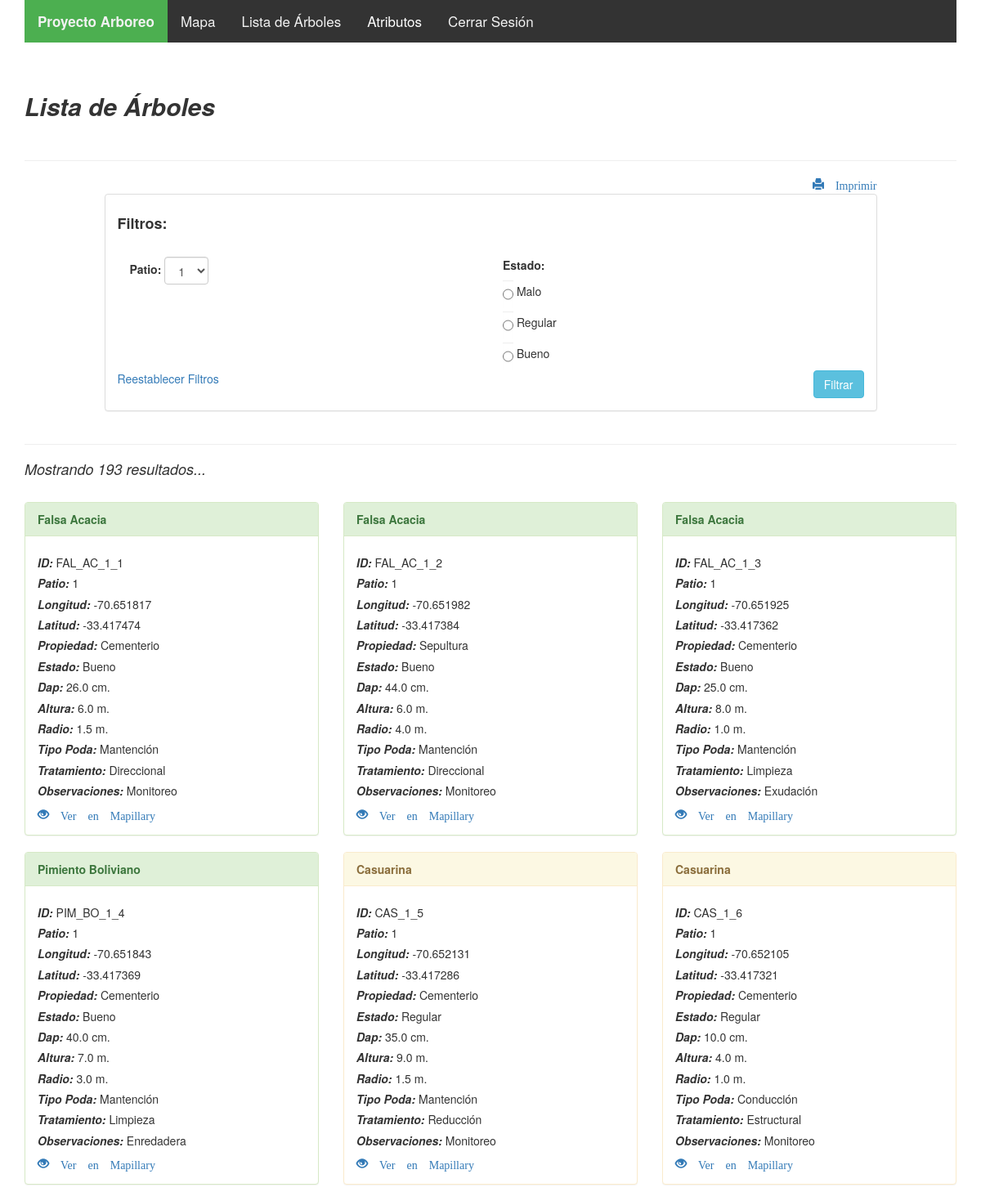
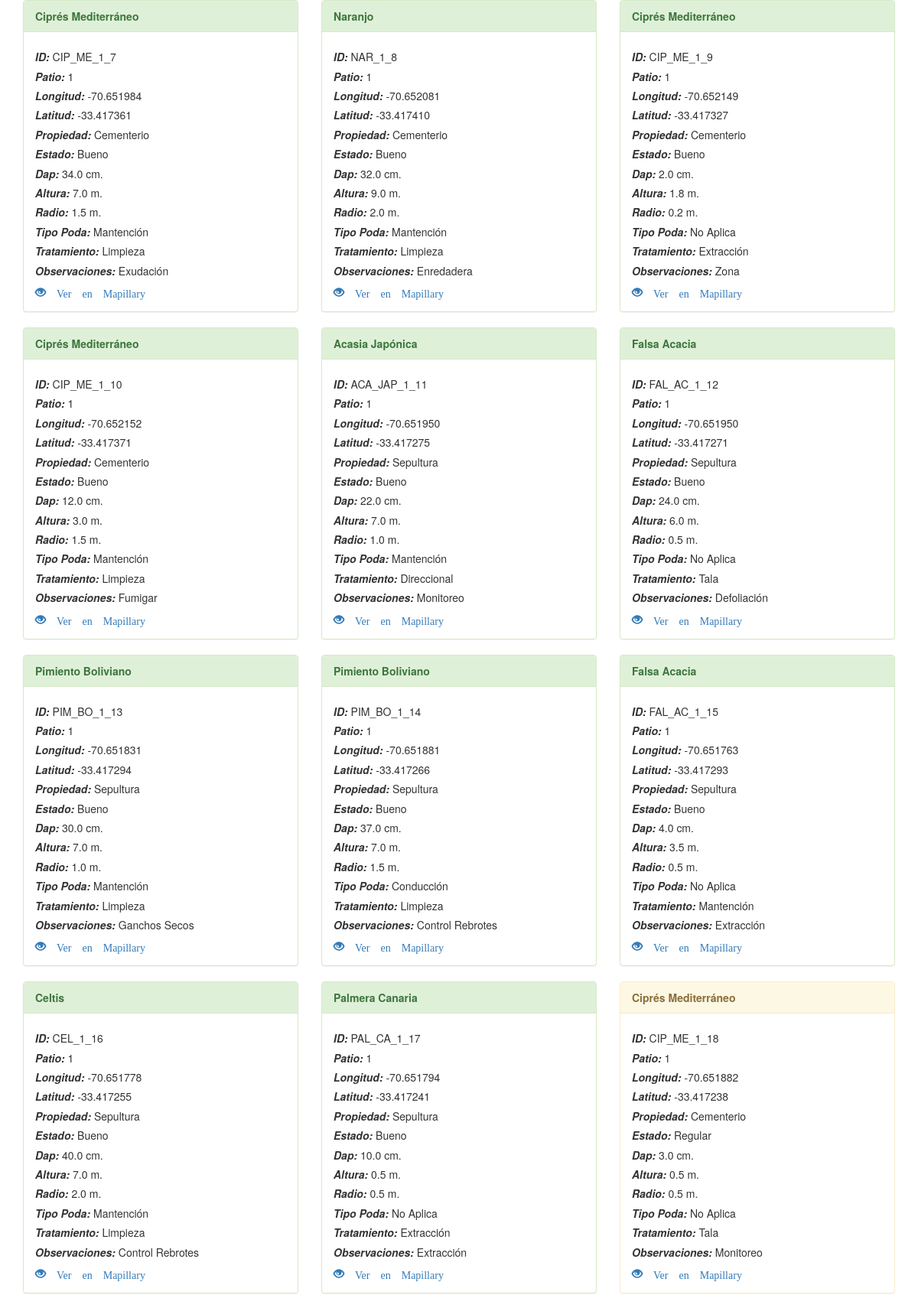
The page /Vista/ListaDeArboles.php (upper part) on the database its author committed (2 pictures, top to bottom).
### tables this page shows
CREATE TABLE `estado` (
  `id_estado` int(11) NOT NULL,
  `estado` varchar(15) NOT NULL
);

CREATE TABLE `registro` (
  `n_registro` int(11) NOT NULL,
  `id_registro` varchar(15) NOT NULL,
  `id_patio` int(11) NOT NULL,
  `id_especie` varchar(7) NOT NULL,
  `longitud` decimal(8,6) NOT NULL,
  `latitud` decimal(8,6) NOT NULL,
  `id_propiedad` int(11) NOT NULL,
  `id_estado` int(11) NOT NULL,
  `dap_cm` double(5,1) NOT NULL,
  `altura_m` double(5,1) NOT NULL,
  `radio_m` double(5,1) NOT NULL,
  `id_tipopoda` int(11) NOT NULL,
  `id_tratamiento` int(11) NOT NULL,
  `id_observaciones` int(11) NOT NULL,
  `fecha` datetime NOT NULL DEFAULT CURRENT_TIMESTAMP ON UPDATE CURRENT_TIMESTAMP
);

CREATE TABLE `especie` (
  `id_especie` varchar(7) NOT NULL,
  `nom_comun` varchar(50) NOT NULL,
  `nom_cientifico` varchar(75) DEFAULT NULL,
  `id_tipoespecie` int(11) NOT NULL
);

CREATE TABLE `patio` (
  `id_patio` int(11) NOT NULL,
  `n_patio` int(11) NOT NULL
);

CREATE TABLE `propiedad` (
  `id_propiedad` int(11) NOT NULL,
  `propiedad` varchar(15) NOT NULL
);

CREATE TABLE `tipo_poda` (
  `id_tipopoda` int(11) NOT NULL,
  `tipo_poda` varchar(25) NOT NULL
);

CREATE TABLE `tratamiento` (
  `id_tratamiento` int(11) NOT NULL,
  `tratamiento` varchar(25) NOT NULL
);

CREATE TABLE `observaciones` (
  `id_observaciones` int(11) NOT NULL,
  `observaciones` varchar(25) NOT NULL
);

### Modelo/registro.class.php (called while the page is built, shortened)
<?php
class registro {
    function obtenerTodos() {
        global $gbd;
        $sql = "SELECT A.n_registro, A.id_registro, B.n_patio, C.nom_comun, A.longitud, A.latitud, D.propiedad, E.estado, A.dap_cm, A.altura_m, A.radio_m, F.tipo_poda, G.tratamiento, H.observaciones "
                . "FROM registro A "
                . "INNER JOIN patio B ON A.id_patio = B.id_patio "
                . "INNER JOIN especie C ON A.id_especie = C.id_especie "
                . "INNER JOIN propiedad D ON A.id_propiedad = D.id_propiedad "
                . "INNER JOIN estado E ON A.id_estado = E.id_estado "
                . "INNER JOIN tipo_poda F ON A.id_tipopoda = F.id_tipopoda "
                . "INNER JOIN tratamiento G ON A.id_tratamiento = G.id_tratamiento "
                . "INNER JOIN observaciones H ON A.id_observaciones = H.id_observaciones "
                . "ORDER BY A.n_registro";
        $res = $gbd -> query($sql);
        if($res) {
            $row = $res -> fetchAll(PDO::FETCH_ASSOC);
            return $row;
        }else{
            return false;
        }
    }
}

### Vista/ListaDeArboles.php (the view, shortened to what this page needs)
<!DOCTYPE html>
<html>
    <head>
    </head>
    <body>
        <div class="noprint">
        <?php
        require ('../Modelo/conexion.class.php');
        require ('../Modelo/registro.class.php');
        $registro = new registro();
        $dataLista = $registro -> obtenerTodos();
        include('header.inc');
        ?>
        <br>
        </div>
        <div class="container">
        <div class="row">
            <div class="col-md-1"></div>
            <div class="col-md-1"></div>
        </div>
        <div class="row">
            <div class="col-md-12">
                <h2><i><b>Lista de Árboles</b></i></h2>
                <br>
                <hr>
            </div>
            <div class="col-md-1"></div>
            <div class="col-md-10 noprint">
                <a style="float: right" class="glyphicon glyphicon-print" href="javascript:window.print()"> Imprimir</a><br>
                <div class="panel panel-default">
                    <div class="panel-body">
                        <h4><b>Filtros:</b></h4>
                        <br>
                        <form class="form-inline" action="ListaDeArboles.php" method="GET">
                        <div class="col-md-6">
                            <div class="form-group">
                                <label for="id_patio"> Patio: </label>
                                <select class="form-control" name="id_patio" id="id_patio">
                                    <?php
                                    global $gbd;
                                    $sql = "SELECT * FROM patio";
                                    $res = $gbd -> query($sql);
                                    while ($row = $res -> fetch(PDO::FETCH_ASSOC)) {
                                        echo "<option value='".$row['id_patio']."'>".$row['n_patio']."</option>";
                                    }
                                    ?>
                                </select>
                            </div>
                        </div>
                        <div class="col-md-6">
                            <div class="form-group">
                                <label for="id_estado"> Estado:</label><br>
                                <div class="radio" >
                                    <?php
                                    global $gbd;
                                    $sql = "SELECT * FROM estado";
                                    $res = $gbd -> query($sql);
                                    while ($row = $res -> fetch(PDO::FETCH_ASSOC)) {
                                        echo "<label><input type='radio' class='form-control' name='id_estado' id='id_estado' value='".$row['id_estado']."'>  ".$row['estado']."</label><br>";
                                    }
                                ?>
                                </div>
                            </div><br>
                        </div>
                        <br>
                    <button type="submit" style="float: right" class="btn btn-info">Filtrar</button>
                    <a href="ListaDeArboles.php" class="stretched-link"> Reestablecer Filtros</a>
                        </form>
                    </div>
                </div>
            </div>
            <div class="col-md-1"></div>
            <div class="col-md-12">
                <hr>
                <span><h4><i>Mostrando <?php echo count($dataLista) ?> resultados...</i></h4></span><br>
            </div>
                <?php foreach($dataLista AS $value) { ?>
            <div class="col-md-4">
                <?php if ($value['estado'] == 'Bueno') { ?>
                <div class="panel panel-success">
                <?php } elseif ($value['estado'] == 'Regular') { ?>
                    <div class="panel panel-warning">
                <?php } elseif ($value['estado'] == 'Malo') { ?>
                    <div class="panel panel-danger">
                <?php } ?>
                    <div class="panel-heading"><b><?php echo $value['nom_comun'] ?></b></div>
                    <div class="panel-body">
                <?php
                            echo "<h5><i><b>ID:</i></b>  ".$value['id_registro']."</h5>";
                            echo "<h5><i><b>Patio:</i></b>  ".$value['n_patio']."</h5>";
                            echo "<h5><i><b>Longitud:</i></b>  ".$value['longitud']."</h5>";
                            echo "<h5><i><b>Latitud:</i></b>  ".$value['latitud']."</h5>";
                            echo "<h5><i><b>Propiedad:</i></b>  ".$value['propiedad']."</h5>";
                            echo "<h5><i><b>Estado:</i></b>  ".$value['estado']."</h5>";
                            echo "<h5><i><b>Dap:</i></b>  ".$value['dap_cm']." cm.</h5>";
                            echo "<h5><i><b>Altura:</i></b>  ".$value['altura_m']." m.</h5>";
                            echo "<h5><i><b>Radio:</i></b>  ".$value['radio_m']." m.</h5>";
                            echo "<h5><i><b>Tipo Poda:</i></b>  ".$value['tipo_poda']."</h5>";
                            echo "<h5><i><b>Tratamiento:</i></b>  ".$value['tratamiento']."</h5>";
                            echo "<h5><i><b>Observaciones:</i></b>  ".$value['observaciones']."</h5>";
                            echo "<a class='glyphicon glyphicon-eye-open noprint' href='https://www.mapillary.com/app/?lat=".$value['latitud']."&lng=".$value['longitud']."&z=20'> Ver en Mapillary</a>";
                            ?>
                    </div>
                </div>
            </div>
                    <?php } ?>
        </div>
            <br>
            <?php
                include('footer.inc');
            ?>
    </body>
</html>

### Vista/header.inc (shortened to what this page needs)
<!DOCTYPE html>
<html>
    <head>
        <link rel="stylesheet" href="https://maxcdn.bootstrapcdn.com/bootstrap/3.3.7/css/bootstrap.min.css">
        <link rel="stylesheet" href="http://cdn.datatables.net/1.10.15/css/jquery.dataTables.min.css">
    </head>
    <body>
        <div class="container">
            <div class="topnav" id="myTopnav">
                <a href="index.php" class="active"><b>Proyecto Arboreo</b></a>
                <a href="mapa.php">Mapa</a>
                <a href="ListaDeArboles.php">Lista de Árboles</a>
                <div class="dropdown">
                    <button class="dropbtn" href="login.php">Atributos
                    </button>
                </div>
                <a href="../Controlador/cerrarSesion.php">Cerrar Sesión</a>
            </div>
            <br>
        </div>

### Vista/footer.inc (shortened to what this page needs)
    </body>
</html>

### Vista/header.inc (style rules this page uses)
.topnav { background-color: #333; overflow: hidden; }
.topnav a { float: left; display: block; color: #f2f2f2; text-align: center; padding: 14px 16px; text-decoration: none; font-size: 17px; }
.active { background-color: #4CAF50; color: white; }
.dropdown { float: left; overflow: hidden; }
.dropdown .dropbtn { font-size: 17px; border: none; outline: none; color: white; padding: 14px 16px; background-color: inherit; font-family: inherit; margin: 0; }

### rows shown on the page
estado: estado "Malo"
estado: estado "Regular"
estado: estado "Bueno"
registro: id_especie.nom_comun "Falsa Acacia", id_registro "FAL_AC_1_1", id_patio.n_patio "1", longitud "-70.651817", latitud "-33.417474", id_propiedad.propiedad "Cementerio", id_estado.estado "Bueno", dap_cm "26.0", altura_m "6.0", radio_m "1.5", id_tipopoda.tipo_poda "Mantención", id_tratamiento.tratamiento "Direccional", id_observaciones.observaciones "Monitoreo"
registro: id_especie.nom_comun "Falsa Acacia", id_registro "FAL_AC_1_2", id_patio.n_patio "1", longitud "-70.651982", latitud "-33.417384", id_propiedad.propiedad "Sepultura", id_estado.estado "Bueno", dap_cm "44.0", altura_m "6.0", radio_m "4.0", id_tipopoda.tipo_poda "Mantención", id_tratamiento.tratamiento "Direccional", id_observaciones.observaciones "Monitoreo"
registro: id_especie.nom_comun "Falsa Acacia", id_registro "FAL_AC_1_3", id_patio.n_patio "1", longitud "-70.651925", latitud "-33.417362", id_propiedad.propiedad "Cementerio", id_estado.estado "Bueno", dap_cm "25.0", altura_m "8.0", radio_m "1.0", id_tipopoda.tipo_poda "Mantención", id_tratamiento.tratamiento "Limpieza", id_observaciones.observaciones "Exudación"
registro: id_especie.nom_comun "Pimiento Boliviano", id_registro "PIM_BO_1_4", id_patio.n_patio "1", longitud "-70.651843", latitud "-33.417369", id_propiedad.propiedad "Cementerio", id_estado.estado "Bueno", dap_cm "40.0", altura_m "7.0", radio_m "3.0", id_tipopoda.tipo_poda "Mantención", id_tratamiento.tratamiento "Limpieza", id_observaciones.observaciones "Enredadera"
registro: id_especie.nom_comun "Casuarina", id_registro "CAS_1_5", id_patio.n_patio "1", longitud "-70.652131", latitud "-33.417286", id_propiedad.propiedad "Cementerio", id_estado.estado "Regular", dap_cm "35.0", altura_m "9.0", radio_m "1.5", id_tipopoda.tipo_poda "Mantención", id_tratamiento.tratamiento "Reducción", id_observaciones.observaciones "Monitoreo"
registro: id_especie.nom_comun "Casuarina", id_registro "CAS_1_6", id_patio.n_patio "1", longitud "-70.652105", latitud "-33.417321", id_propiedad.propiedad "Cementerio", id_estado.estado "Regular", dap_cm "10.0", altura_m "4.0", radio_m "1.0", id_tipopoda.tipo_poda "Conducción", id_tratamiento.tratamiento "Estructural", id_observaciones.observaciones "Monitoreo"
registro: id_especie.nom_comun "Ciprés Mediterráneo", id_registro "CIP_ME_1_7", id_patio.n_patio "1", longitud "-70.651984", latitud "-33.417361", id_propiedad.propiedad "Cementerio", id_estado.estado "Bueno", dap_cm "34.0", altura_m "7.0", radio_m "1.5", id_tipopoda.tipo_poda "Mantención", id_tratamiento.tratamiento "Limpieza", id_observaciones.observaciones "Exudación"
registro: id_especie.nom_comun "Naranjo", id_registro "NAR_1_8", id_patio.n_patio "1", longitud "-70.652081", latitud "-33.417410", id_propiedad.propiedad "Cementerio", id_estado.estado "Bueno", dap_cm "32.0", altura_m "9.0", radio_m "2.0", id_tipopoda.tipo_poda "Mantención", id_tratamiento.tratamiento "Limpieza", id_observaciones.observaciones "Enredadera"
registro: id_especie.nom_comun "Ciprés Mediterráneo", id_registro "CIP_ME_1_9", id_patio.n_patio "1", longitud "-70.652149", latitud "-33.417327", id_propiedad.propiedad "Cementerio", id_estado.estado "Bueno", dap_cm "2.0", altura_m "1.8", radio_m "0.2", id_tipopoda.tipo_poda "No Aplica", id_tratamiento.tratamiento "Extracción", id_observaciones.observaciones "Zona"
registro: id_especie.nom_comun "Ciprés Mediterráneo", id_registro "CIP_ME_1_10", id_patio.n_patio "1", longitud "-70.652152", latitud "-33.417371", id_propiedad.propiedad "Cementerio", id_estado.estado "Bueno", dap_cm "12.0", altura_m "3.0", radio_m "1.5", id_tipopoda.tipo_poda "Mantención", id_tratamiento.tratamiento "Limpieza", id_observaciones.observaciones "Fumigar"
registro: id_especie.nom_comun "Acasia Japónica", id_registro "ACA_JAP_1_11", id_patio.n_patio "1", longitud "-70.651950", latitud "-33.417275", id_propiedad.propiedad "Sepultura", id_estado.estado "Bueno", dap_cm "22.0", altura_m "7.0", radio_m "1.0", id_tipopoda.tipo_poda "Mantención", id_tratamiento.tratamiento "Direccional", id_observaciones.observaciones "Monitoreo"
registro: id_especie.nom_comun "Falsa Acacia", id_registro "FAL_AC_1_12", id_patio.n_patio "1", longitud "-70.651950", latitud "-33.417271", id_propiedad.propiedad "Sepultura", id_estado.estado "Bueno", dap_cm "24.0", altura_m "6.0", radio_m "0.5", id_tipopoda.tipo_poda "No Aplica", id_tratamiento.tratamiento "Tala", id_observaciones.observaciones "Defoliación"
registro: id_especie.nom_comun "Pimiento Boliviano", id_registro "PIM_BO_1_13", id_patio.n_patio "1", longitud "-70.651831", latitud "-33.417294", id_propiedad.propiedad "Sepultura", id_estado.estado "Bueno", dap_cm "30.0", altura_m "7.0", radio_m "1.0", id_tipopoda.tipo_poda "Mantención", id_tratamiento.tratamiento "Limpieza", id_observaciones.observaciones "Ganchos Secos"
registro: id_especie.nom_comun "Pimiento Boliviano", id_registro "PIM_BO_1_14", id_patio.n_patio "1", longitud "-70.651881", latitud "-33.417266", id_propiedad.propiedad "Sepultura", id_estado.estado "Bueno", dap_cm "37.0", altura_m "7.0", radio_m "1.5", id_tipopoda.tipo_poda "Conducción", id_tratamiento.tratamiento "Limpieza", id_observaciones.observaciones "Control Rebrotes"
registro: id_especie.nom_comun "Falsa Acacia", id_registro "FAL_AC_1_15", id_patio.n_patio "1", longitud "-70.651763", latitud "-33.417293", id_propiedad.propiedad "Sepultura", id_estado.estado "Bueno", dap_cm "4.0", altura_m "3.5", radio_m "0.5", id_tipopoda.tipo_poda "No Aplica", id_tratamiento.tratamiento "Mantención", id_observaciones.observaciones "Extracción"
registro: id_especie.nom_comun "Celtis", id_registro "CEL_1_16", id_patio.n_patio "1", longitud "-70.651778", latitud "-33.417255", id_propiedad.propiedad "Sepultura", id_estado.estado "Bueno", dap_cm "40.0", altura_m "7.0", radio_m "2.0", id_tipopoda.tipo_poda "Mantención", id_tratamiento.tratamiento "Limpieza", id_observaciones.observaciones "Control Rebrotes"
registro: id_especie.nom_comun "Palmera Canaria", id_registro "PAL_CA_1_17", id_patio.n_patio "1", longitud "-70.651794", latitud "-33.417241", id_propiedad.propiedad "Sepultura", id_estado.estado "Bueno", dap_cm "10.0", altura_m "0.5", radio_m "0.5", id_tipopoda.tipo_poda "No Aplica", id_tratamiento.tratamiento "Extracción", id_observaciones.observaciones "Extracción"
registro: id_especie.nom_comun "Ciprés Mediterráneo", id_registro "CIP_ME_1_18", id_patio.n_patio "1", longitud "-70.651882", latitud "-33.417238", id_propiedad.propiedad "Cementerio", id_estado.estado "Regular", dap_cm "3.0", altura_m "0.5", radio_m "0.5", id_tipopoda.tipo_poda "No Aplica", id_tratamiento.tratamiento "Tala", id_observaciones.observaciones "Monitoreo"

### other values the page prints
count($dataLista) "193"
form field id_patio "1"
